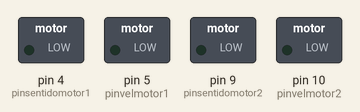
Bench run of a sketch on a simulated Arduino Uno, built with avr-gcc and run on an emulated ATmega328P. On the bench: switched loads named in the sketch (green lamp = pin HIGH).

Above: at 0.1 s.
At 5.6 s:
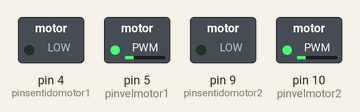
At 20.1 s:
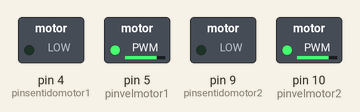
At 39.75 s:
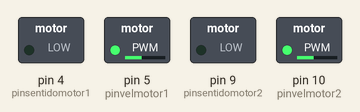
Timing chart, 0 to 40.0 s (numbered marks = the images above):
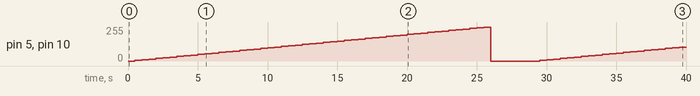

Measured:
- by itself, pin 5 (pinvelmotor1), pin 10 (pinvelmotor2): 0/255 → 5/255 at 0.50 s, → 10/255 0.50 s later, → 15/255 0.50 s later, → 20/255 0.50 s later, … (73 changes in this stretch)

The sketch:

testMotorControl.ino
```cpp
//Arduino PWM Speed Control：
int pinsentidomotor1=4;
int pinvelmotor1=5;
int pinsentidomotor2=9;
int pinvelmotor2=10;

void setup()
{
    pinMode(pinsentidomotor1, OUTPUT);
    pinMode(pinsentidomotor2, OUTPUT);
}

void loop()
{

  int value;
  boolean sentidoavance=true;

  if(sentidoavance)
  {
    digitalWrite(pinsentidomotor1,LOW);
 digitalWrite(pinsentidomotor2,LOW);
    for(value = 0 ; value <= 255; value+=5)
      {
        analogWrite(pinvelmotor1, value);   //PWM Speed Control
        analogWrite(pinvelmotor2, value);   //PWM Speed Control
        delay(500);
    }
  }

  else
  {
    digitalWrite(pinsentidomotor1,HIGH);
    digitalWrite(pinsentidomotor2,HIGH);
    for(value = 255 ; value > 0; value-=5)
      {
        analogWrite(pinvelmotor1, value);   //PWM Speed Control
        analogWrite(pinvelmotor2, value);   //PWM Speed Control
        delay(300);
    }
  }


  analogWrite(pinvelmotor1, 0);   //PWM Speed Control
  analogWrite(pinvelmotor2, 0);   //PWM Speed Control
  delay(3000);


}
```
